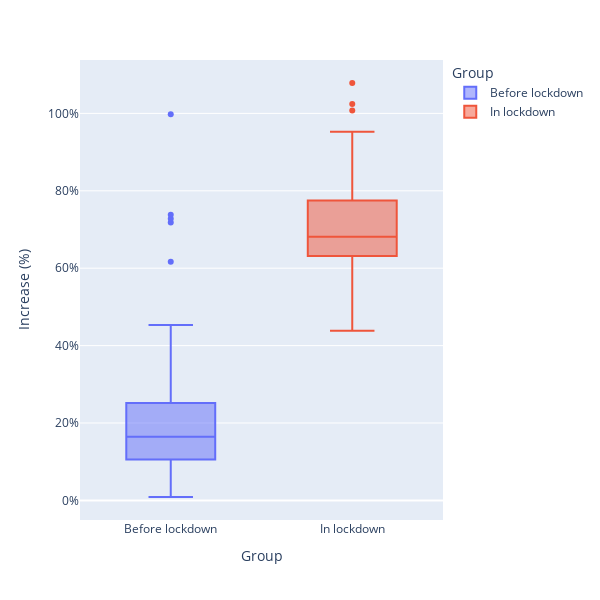

Source (notebook cell):
### Markdown cell above
R-squared =  0.692 and p-value < 0.05, coefficeint = 0.4819.
Their is around a 50% increase interest in fake news and it is statisticallly significant (we canr reject the null hypothesis)


Let's plot a box plot to visualize our results.

### Code cell
import plotly.express as px
df_combined = pd.concat([df_control, df_treatment])
df_combined['sum_diff'] = df_combined["sum_diff"]
df = df_combined

# Create a new column 'Group' with values 'Before lockdown' for control group and 'In lockdown' for treatment group
df['Group'] = ['Before lockdown'] * len(df_control) + ['In lockdown'] * len(df_treatment)

fig = px.box(df, x='Group', y='sum_diff', color="Group")
fig.update_traces(quartilemethod="exclusive") # or "inclusive", or "linear" by default

fig.update_layout(
    yaxis=dict(
        tickformat=".0%",  # Set the tick format to display as percentage
        title="Increase (%)",  # Set the y-axis title
    ),
    height=600,  # Adjust the height to make the figure taller
    width=600,   # Adjust the width to make the figure thinner
)

fig.show()

import plotly.io as pio

# Save the figure as an HTML file
pio.write_html(fig, file='figure.html', auto_open=False)

### Figure 1 — Plotly figure (JSON) as saved in the notebook; plotly's stock layout.template omitted (floating-point values rounded to 4 significant figures)
{"data": [{"alignmentgroup": "True", "hovertemplate": "Group=%{x}<br>sum_diff=%{y}<extra></extra>", "legendgroup": "Before lockdown", "marker": {"color": "#636efa"}, "name": "Before lockdown", "notched": false, "offsetgroup": "Before lockdown", "orientation": "v", "quartilemethod": "exclusive", "showlegend": true, "type": "box", "x": ["Before lockdown", "Before lockdown", "Before lockdown", "Before lockdown", "Before lockdown", "Before lockdown", "Before lockdown", "Before lockdown", "Before lockdown", "Before lockdown", "Before lockdown", "Before lockdown", "Before lockdown", "Before lockdown", "Before lockdown", "Before lockdown", "Before lockdown", "Before lockdown", "Before lockdown", "Before lockdown", "Before lockdown", "Before lockdown", "Before lockdown", "Before lockdown", "Before lockdown", "Before lockdown", "Before lockdown", "Before lockdown", "Before lockdown", "Before lockdown", "Before lockdown", "Before lockdown", "Before lockdown", "Before lockdown", "Before lockdown", "Before lockdown", "Before lockdown", "Before lockdown", "Before lockdown", "Before lockdown", "Before lockdown", "Before lockdown", "Before lockdown", "Before lockdown", "Before lockdown", "Before lockdown", "Before lockdown", "Before lockdown", "Before lockdown", "Before lockdown", "Before lockdown", "Before lockdown", "Before lockdown", "Before lockdown", "Before lockdown", "Before lockdown", "Before lockdown", "Before lockdown", "Before lockdown", "Before lockdown", "Before lockdown", "Before lockdown", "Before lockdown", "Before lockdown", "Before lockdown", "Before lockdown"], "x0": " ", "xaxis": "x", "y": [0.6168, 0.3762, 0.1137, 0.09066, 0.2319, 0.2007, 0.204, 0.3377, 0.2516, 0.1323, 0.1429, 0.1558, 0.1534, 0.1387, 0.2541, 0.4138, 0.2508, 0.1842, 0.1444, 0.08468, 0.106, 0.206, 0.2232, 0.008903, 0.06489, 0.04356, 0.09829, 0.07425, 0.1678, 0.3303, 0.08776, 0.02306, 0.08427, 0.1398, 0.04461, 0.1501, 0.2726, 0.1457, 0.1181, 0.1468, 0.2558, 0.1655, 0.2009, 0.2592, 0.1601, 0.09166, 0.05749, 0.05255, 0.1005, 0.1637, 0.9977, 0.4299, 0.2344, 0.09484, 0.1243, 0.1541, 0.2404, 0.2479, 0.2455, 0.2064, 0.2292, 0.3217, 0.4534, 0.7275, 0.7179, 0.7378], "y0": " ", "yaxis": "y"}, {"alignmentgroup": "True", "hovertemplate": "Group=%{x}<br>sum_diff=%{y}<extra></extra>", "legendgroup": "In lockdown", "marker": {"color": "#EF553B"}, "name": "In lockdown", "notched": false, "offsetgroup": "In lockdown", "orientation": "v", "quartilemethod": "exclusive", "showlegend": true, "type": "box", "x": ["In lockdown", "In lockdown", "In lockdown", "In lockdown", "In lockdown", "In lockdown", "In lockdown", "In lockdown", "In lockdown", "In lockdown", "In lockdown", "In lockdown", "In lockdown", "In lockdown", "In lockdown", "In lockdown", "In lockdown", "In lockdown", "In lockdown", "In lockdown", "In lockdown", "In lockdown", "In lockdown", "In lockdown", "In lockdown", "In lockdown", "In lockdown", "In lockdown", "In lockdown", "In lockdown", "In lockdown", "In lockdown", "In lockdown", "In lockdown", "In lockdown", "In lockdown", "In lockdown", "In lockdown", "In lockdown", "In lockdown", "In lockdown", "In lockdown", "In lockdown", "In lockdown", "In lockdown", "In lockdown", "In lockdown", "In lockdown", "In lockdown", "In lockdown", "In lockdown", "In lockdown", "In lockdown", "In lockdown", "In lockdown", "In lockdown", "In lockdown", "In lockdown", "In lockdown", "In lockdown", "In lockdown", "In lockdown", "In lockdown", "In lockdown", "In lockdown", "In lockdown", "In lockdown"], "x0": " ", "xaxis": "x", "y": [0.7378, 0.9266, 1.078, 0.946, 0.8453, 0.874, 1.007, 0.7921, 0.6205, 0.829, 0.732, 0.6666, 0.8517, 0.8784, 0.6828, 0.6765, 0.6688, 0.6987, 0.6785, 0.8033, 0.9527, 0.7752, 0.664, 0.5882, 0.4387, 0.5783, 0.6403, 0.7663, 0.6978, 0.7126, 0.6822, 0.6542, 0.6477, 0.8036, 0.8866, 0.6723, 0.6347, 0.5994, 0.55, 0.6356, 0.6805, 0.7043, 0.4583, 0.6198, 0.6506, 0.6663, 0.6966, 0.727, 1.024, 0.8278, 0.6456, 0.6621, 0.7096, 0.6317, 0.6812, 0.7137, 0.588, 0.533, 0.4958, 0.4969, 0.5078, 0.6008, 0.7271, 0.5314, 0.5443, 0.7332, 0.7644], "y0": " ", "yaxis": "y"}], "layout": {"boxmode": "overlay", "height": 600, "legend": {"title": {"text": "Group"}, "tracegroupgap": 0}, "margin": {"t": 60}, "width": 600, "xaxis": {"anchor": "y", "categoryarray": ["Before lockdown", "In lockdown"], "categoryorder": "array", "domain": [0, 1], "title": {"text": "Group"}}, "yaxis": {"anchor": "x", "domain": [0, 1], "tickformat": ".0%", "title": {"text": "Increase (%)"}}}}
